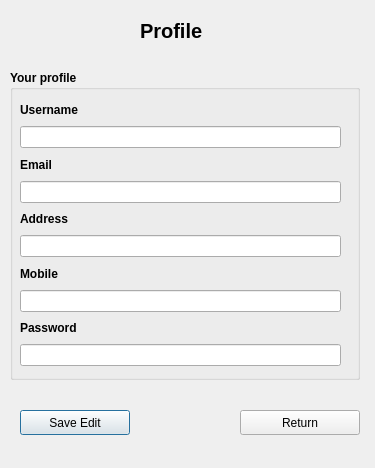
<?xml version="1.0" encoding="UTF-8"?>
<ui version="4.0">
 <class>co_profileview</class>
 <widget class="QDialog" name="co_profileview">
  <property name="geometry">
   <rect>
    <x>0</x>
    <y>0</y>
    <width>375</width>
    <height>468</height>
   </rect>
  </property>
  <property name="windowTitle">
   <string>Dialog</string>
  </property>
  <widget class="QGroupBox" name="groupBox">
   <property name="geometry">
    <rect>
     <x>10</x>
     <y>70</y>
     <width>350</width>
     <height>310</height>
    </rect>
   </property>
   <property name="font">
    <font>
     <weight>75</weight>
     <bold>true</bold>
    </font>
   </property>
   <property name="title">
    <string>Your profile</string>
   </property>
   <widget class="QWidget" name="layoutWidget">
    <property name="geometry">
     <rect>
      <x>10</x>
      <y>30</y>
      <width>321</width>
      <height>266</height>
     </rect>
    </property>
    <layout class="QVBoxLayout" name="verticalLayout">
     <item>
      <widget class="QLabel" name="label_2">
       <property name="font">
        <font>
         <weight>75</weight>
         <bold>true</bold>
        </font>
       </property>
       <property name="text">
        <string>Username</string>
       </property>
      </widget>
     </item>
     <item>
      <widget class="QLineEdit" name="usernameField">
       <property name="font">
        <font>
         <weight>50</weight>
         <bold>false</bold>
        </font>
       </property>
      </widget>
     </item>
     <item>
      <widget class="QLabel" name="label_4">
       <property name="font">
        <font>
         <weight>75</weight>
         <bold>true</bold>
        </font>
       </property>
       <property name="text">
        <string>Email</string>
       </property>
      </widget>
     </item>
     <item>
      <widget class="QLineEdit" name="emailField">
       <property name="font">
        <font>
         <weight>50</weight>
         <bold>false</bold>
        </font>
       </property>
      </widget>
     </item>
     <item>
      <widget class="QLabel" name="label_5">
       <property name="font">
        <font>
         <weight>75</weight>
         <bold>true</bold>
        </font>
       </property>
       <property name="text">
        <string>Address</string>
       </property>
      </widget>
     </item>
     <item>
      <widget class="QLineEdit" name="adressField">
       <property name="font">
        <font>
         <weight>50</weight>
         <bold>false</bold>
        </font>
       </property>
      </widget>
     </item>
     <item>
      <widget class="QLabel" name="label_6">
       <property name="font">
        <font>
         <weight>75</weight>
         <bold>true</bold>
        </font>
       </property>
       <property name="text">
        <string>Mobile</string>
       </property>
      </widget>
     </item>
     <item>
      <widget class="QLineEdit" name="mobileField">
       <property name="font">
        <font>
         <weight>50</weight>
         <bold>false</bold>
        </font>
       </property>
      </widget>
     </item>
     <item>
      <widget class="QLabel" name="label_3">
       <property name="font">
        <font>
         <weight>75</weight>
         <bold>true</bold>
        </font>
       </property>
       <property name="text">
        <string>Password</string>
       </property>
      </widget>
     </item>
     <item>
      <widget class="QLineEdit" name="passwordField">
       <property name="font">
        <font>
         <weight>50</weight>
         <bold>false</bold>
        </font>
       </property>
       <property name="echoMode">
        <enum>QLineEdit::Password</enum>
       </property>
      </widget>
     </item>
    </layout>
   </widget>
  </widget>
  <widget class="QPushButton" name="saveBtn">
   <property name="geometry">
    <rect>
     <x>20</x>
     <y>410</y>
     <width>110</width>
     <height>25</height>
    </rect>
   </property>
   <property name="text">
    <string>Save Edit</string>
   </property>
  </widget>
  <widget class="QPushButton" name="returnBtn">
   <property name="geometry">
    <rect>
     <x>240</x>
     <y>410</y>
     <width>120</width>
     <height>25</height>
    </rect>
   </property>
   <property name="text">
    <string>Return</string>
   </property>
  </widget>
  <widget class="QLabel" name="label">
   <property name="geometry">
    <rect>
     <x>140</x>
     <y>10</y>
     <width>81</width>
     <height>41</height>
    </rect>
   </property>
   <property name="font">
    <font>
     <pointsize>15</pointsize>
     <weight>75</weight>
     <bold>true</bold>
    </font>
   </property>
   <property name="text">
    <string>Profile</string>
   </property>
  </widget>
 </widget>
 <resources/>
 <connections/>
</ui>
